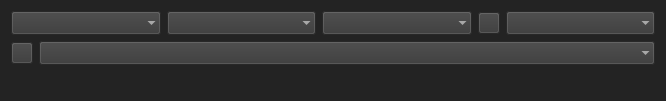
<?xml version="1.0" encoding="UTF-8"?>
<ui version="4.0">
 <class>arSaveAs</class>
 <widget class="QWidget" name="arSaveAs">
  <property name="geometry">
   <rect>
    <x>0</x>
    <y>0</y>
    <width>666</width>
    <height>97</height>
   </rect>
  </property>
  <property name="minimumSize">
   <size>
    <width>0</width>
    <height>0</height>
   </size>
  </property>
  <property name="maximumSize">
   <size>
    <width>16615</width>
    <height>1111</height>
   </size>
  </property>
  <property name="font">
   <font>
    <family>Calibri</family>
    <pointsize>11</pointsize>
    <weight>75</weight>
    <bold>true</bold>
   </font>
  </property>
  <property name="windowTitle">
   <string>arSave As(s)</string>
  </property>
  <property name="windowIcon">
   <iconset resource="../../../img/img.qrc">
    <normaloff>:/btn/btn/btnSave.png</normaloff>:/btn/btn/btnSave.png</iconset>
  </property>
  <property name="styleSheet">
   <string notr="true">color: rgb(225, 225, 225);
background-color: rgb(35, 35, 35);</string>
  </property>
  <layout class="QVBoxLayout" name="verticalLayout">
   <item>
    <layout class="QHBoxLayout" name="horizontalLayout">
     <item>
      <widget class="QComboBox" name="cbxShot">
       <property name="enabled">
        <bool>true</bool>
       </property>
       <property name="font">
        <font>
         <family>Malgun Gothic</family>
         <pointsize>10</pointsize>
         <weight>75</weight>
         <bold>true</bold>
        </font>
       </property>
       <property name="toolTip">
        <string>Status</string>
       </property>
       <property name="layoutDirection">
        <enum>Qt::LeftToRight</enum>
       </property>
       <property name="styleSheet">
        <string notr="true">background-color: rgb(56, 56, 56);</string>
       </property>
       <property name="editable">
        <bool>false</bool>
       </property>
       <property name="insertPolicy">
        <enum>QComboBox::InsertAtBottom</enum>
       </property>
       <property name="frame">
        <bool>false</bool>
       </property>
      </widget>
     </item>
     <item>
      <widget class="QComboBox" name="cbxShotName">
       <property name="font">
        <font>
         <family>Malgun Gothic</family>
         <pointsize>10</pointsize>
         <weight>75</weight>
         <bold>true</bold>
        </font>
       </property>
       <property name="layoutDirection">
        <enum>Qt::LeftToRight</enum>
       </property>
       <property name="styleSheet">
        <string notr="true">background-color: rgb(56, 56, 56);</string>
       </property>
       <property name="editable">
        <bool>false</bool>
       </property>
       <property name="maxVisibleItems">
        <number>100</number>
       </property>
       <property name="insertPolicy">
        <enum>QComboBox::InsertAtBottom</enum>
       </property>
       <property name="frame">
        <bool>false</bool>
       </property>
       <property name="modelColumn">
        <number>0</number>
       </property>
      </widget>
     </item>
     <item>
      <widget class="QComboBox" name="cbxShotGroup">
       <property name="font">
        <font>
         <family>Malgun Gothic</family>
         <pointsize>10</pointsize>
         <weight>75</weight>
         <bold>true</bold>
        </font>
       </property>
       <property name="layoutDirection">
        <enum>Qt::LeftToRight</enum>
       </property>
       <property name="styleSheet">
        <string notr="true">background-color: rgb(56, 56, 56);</string>
       </property>
       <property name="editable">
        <bool>false</bool>
       </property>
       <property name="maxVisibleItems">
        <number>100</number>
       </property>
       <property name="insertPolicy">
        <enum>QComboBox::InsertAtBottom</enum>
       </property>
       <property name="frame">
        <bool>false</bool>
       </property>
       <property name="modelColumn">
        <number>0</number>
       </property>
      </widget>
     </item>
     <item>
      <widget class="QPushButton" name="btnAddShotName">
       <property name="maximumSize">
        <size>
         <width>22</width>
         <height>22</height>
        </size>
       </property>
       <property name="styleSheet">
        <string notr="true">background-color: rgb(56, 56, 56);</string>
       </property>
       <property name="text">
        <string/>
       </property>
       <property name="icon">
        <iconset resource="../../../img/img.qrc">
         <normaloff>:/btn/btn/btnAdd48.png</normaloff>:/btn/btn/btnAdd48.png</iconset>
       </property>
       <property name="iconSize">
        <size>
         <width>22</width>
         <height>22</height>
        </size>
       </property>
       <property name="shortcut">
        <string>+</string>
       </property>
      </widget>
     </item>
     <item>
      <widget class="QComboBox" name="cbxTask">
       <property name="font">
        <font>
         <family>Malgun Gothic</family>
         <pointsize>10</pointsize>
         <weight>75</weight>
         <bold>true</bold>
        </font>
       </property>
       <property name="toolTip">
        <string>Task</string>
       </property>
       <property name="layoutDirection">
        <enum>Qt::LeftToRight</enum>
       </property>
       <property name="styleSheet">
        <string notr="true">background-color: rgb(56, 56, 56);</string>
       </property>
       <property name="editable">
        <bool>false</bool>
       </property>
       <property name="maxVisibleItems">
        <number>100</number>
       </property>
       <property name="insertPolicy">
        <enum>QComboBox::InsertAtBottom</enum>
       </property>
       <property name="frame">
        <bool>false</bool>
       </property>
       <property name="modelColumn">
        <number>0</number>
       </property>
      </widget>
     </item>
    </layout>
   </item>
   <item>
    <layout class="QHBoxLayout" name="horizontalLayout_2">
     <item>
      <widget class="QPushButton" name="btnShowPublish">
       <property name="maximumSize">
        <size>
         <width>22</width>
         <height>22</height>
        </size>
       </property>
       <property name="toolTip">
        <string>Show PUBLISH/WORK Files [P]</string>
       </property>
       <property name="styleSheet">
        <string notr="true">background-color: rgb(56, 56, 56);</string>
       </property>
       <property name="text">
        <string/>
       </property>
       <property name="icon">
        <iconset resource="../../../img/img.qrc">
         <normaloff>:/btn/btn/btnShowPublish48.png</normaloff>
         <activeon>:/btn/btn/btnShowPublish48p.png</activeon>:/btn/btn/btnShowPublish48.png</iconset>
       </property>
       <property name="iconSize">
        <size>
         <width>22</width>
         <height>22</height>
        </size>
       </property>
       <property name="shortcut">
        <string>P</string>
       </property>
       <property name="checkable">
        <bool>true</bool>
       </property>
      </widget>
     </item>
     <item>
      <widget class="QComboBox" name="cbxShotChoice">
       <property name="font">
        <font>
         <family>Malgun Gothic</family>
         <pointsize>10</pointsize>
         <weight>75</weight>
         <bold>true</bold>
        </font>
       </property>
       <property name="toolTip">
        <string>File</string>
       </property>
       <property name="layoutDirection">
        <enum>Qt::LeftToRight</enum>
       </property>
       <property name="styleSheet">
        <string notr="true">background-color: rgb(56, 56, 56);</string>
       </property>
       <property name="editable">
        <bool>false</bool>
       </property>
       <property name="maxVisibleItems">
        <number>100</number>
       </property>
       <property name="insertPolicy">
        <enum>QComboBox::InsertAtBottom</enum>
       </property>
       <property name="frame">
        <bool>false</bool>
       </property>
       <property name="modelColumn">
        <number>0</number>
       </property>
      </widget>
     </item>
    </layout>
   </item>
   <item>
    <layout class="QHBoxLayout" name="horizontalLayout_3">
     <item>
      <widget class="QLineEdit" name="edtShot">
       <property name="enabled">
        <bool>false</bool>
       </property>
       <property name="font">
        <font>
         <family>Malgun Gothic</family>
         <pointsize>9</pointsize>
         <weight>75</weight>
         <bold>true</bold>
        </font>
       </property>
       <property name="text">
        <string/>
       </property>
       <property name="frame">
        <bool>false</bool>
       </property>
       <property name="readOnly">
        <bool>false</bool>
       </property>
       <property name="placeholderText">
        <string/>
       </property>
      </widget>
     </item>
     <item>
      <widget class="QLineEdit" name="edtShotName">
       <property name="enabled">
        <bool>false</bool>
       </property>
       <property name="font">
        <font>
         <family>Malgun Gothic</family>
         <pointsize>9</pointsize>
         <weight>75</weight>
         <bold>true</bold>
        </font>
       </property>
       <property name="text">
        <string/>
       </property>
       <property name="frame">
        <bool>false</bool>
       </property>
       <property name="readOnly">
        <bool>false</bool>
       </property>
       <property name="placeholderText">
        <string/>
       </property>
      </widget>
     </item>
     <item>
      <widget class="QLineEdit" name="edtMsgDate">
       <property name="enabled">
        <bool>true</bool>
       </property>
       <property name="font">
        <font>
         <family>MS Shell Dlg 2</family>
         <pointsize>8</pointsize>
         <weight>50</weight>
         <bold>false</bold>
        </font>
       </property>
       <property name="styleSheet">
        <string notr="true">color: rgb(180, 180, 180);
background-color: 'transparent';</string>
       </property>
       <property name="text">
        <string/>
       </property>
       <property name="frame">
        <bool>false</bool>
       </property>
       <property name="alignment">
        <set>Qt::AlignLeading|Qt::AlignLeft|Qt::AlignVCenter</set>
       </property>
       <property name="readOnly">
        <bool>true</bool>
       </property>
      </widget>
     </item>
     <item>
      <widget class="QLineEdit" name="edtShotGroup">
       <property name="enabled">
        <bool>false</bool>
       </property>
       <property name="font">
        <font>
         <family>Malgun Gothic</family>
         <pointsize>9</pointsize>
         <weight>75</weight>
         <bold>true</bold>
        </font>
       </property>
       <property name="text">
        <string/>
       </property>
       <property name="frame">
        <bool>false</bool>
       </property>
       <property name="readOnly">
        <bool>false</bool>
       </property>
       <property name="placeholderText">
        <string/>
       </property>
      </widget>
     </item>
     <item>
      <widget class="QLineEdit" name="edtTask">
       <property name="enabled">
        <bool>false</bool>
       </property>
       <property name="font">
        <font>
         <family>Malgun Gothic</family>
         <pointsize>9</pointsize>
         <weight>75</weight>
         <bold>true</bold>
        </font>
       </property>
       <property name="text">
        <string/>
       </property>
       <property name="frame">
        <bool>false</bool>
       </property>
       <property name="readOnly">
        <bool>false</bool>
       </property>
       <property name="placeholderText">
        <string/>
       </property>
      </widget>
     </item>
     <item>
      <widget class="QLineEdit" name="edtMsgSize">
       <property name="enabled">
        <bool>true</bool>
       </property>
       <property name="font">
        <font>
         <family>MS Shell Dlg 2</family>
         <pointsize>8</pointsize>
         <weight>50</weight>
         <bold>false</bold>
        </font>
       </property>
       <property name="styleSheet">
        <string notr="true">color: rgb(180, 180, 180);
background-color: 'transparent';</string>
       </property>
       <property name="text">
        <string/>
       </property>
       <property name="frame">
        <bool>false</bool>
       </property>
       <property name="alignment">
        <set>Qt::AlignRight|Qt::AlignTrailing|Qt::AlignVCenter</set>
       </property>
       <property name="readOnly">
        <bool>true</bool>
       </property>
      </widget>
     </item>
    </layout>
   </item>
  </layout>
 </widget>
 <tabstops>
  <tabstop>cbxShot</tabstop>
  <tabstop>cbxTask</tabstop>
  <tabstop>edtShotName</tabstop>
 </tabstops>
 <resources>
  <include location="../../../img/img.qrc"/>
  <include location="../../../img/img.qrc"/>
 </resources>
 <connections/>
</ui>
